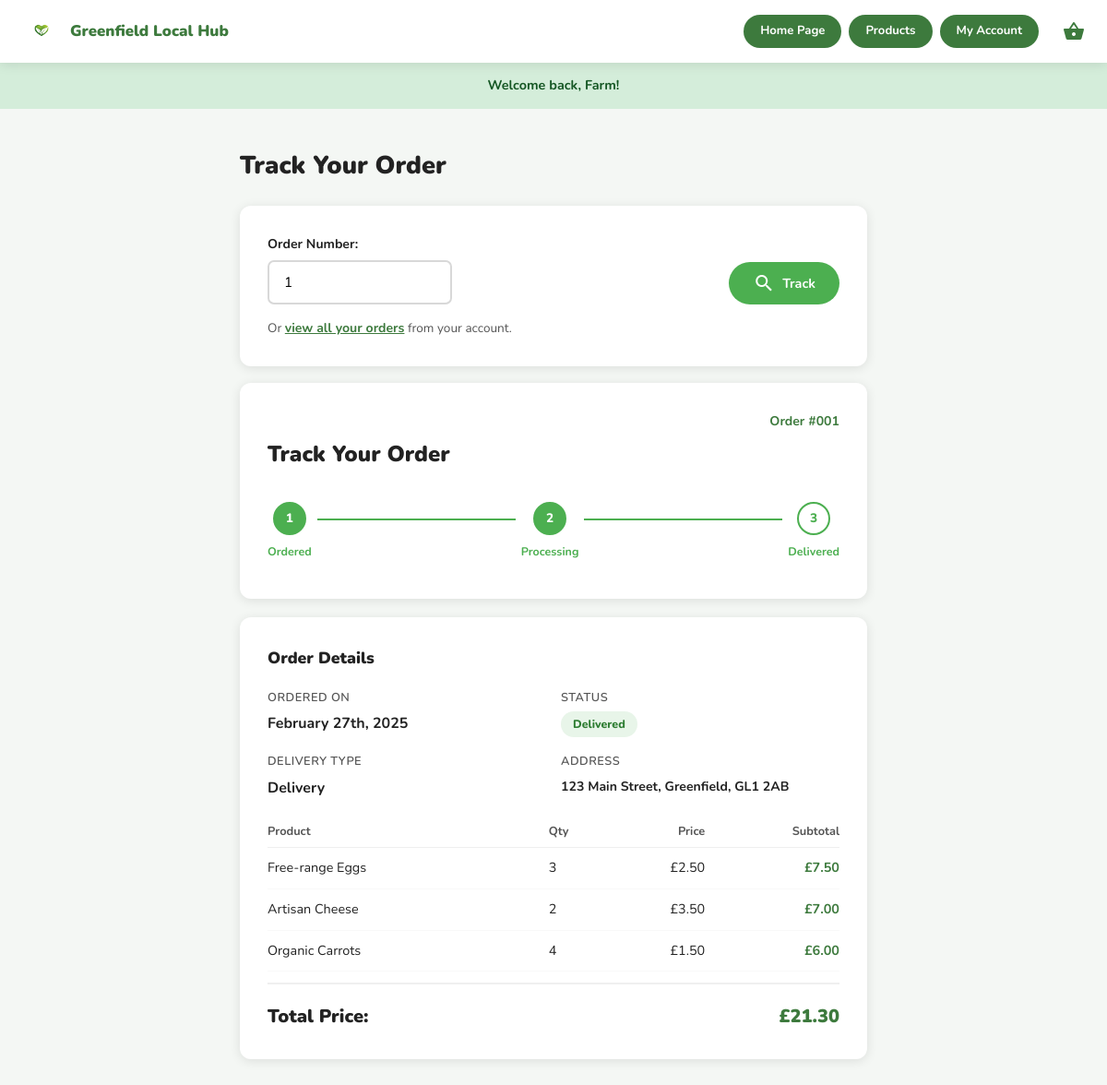
The page /track-order.php?order=1 (signed in) on the database its author committed.
### tables this page shows
CREATE TABLE orders (
    id               INT AUTO_INCREMENT PRIMARY KEY,
    customer_id      INT NOT NULL,
    status           ENUM('ordered','processing','delivered') DEFAULT 'ordered',
    delivery_type    ENUM('pickup','delivery') DEFAULT 'pickup',
    total_price      DECIMAL(10,2) NOT NULL,
    delivery_address TEXT,
    card_name        VARCHAR(255),
    created_at       TIMESTAMP DEFAULT CURRENT_TIMESTAMP,
    FOREIGN KEY (customer_id) REFERENCES users(id)
);

CREATE TABLE order_items (
    id         INT AUTO_INCREMENT PRIMARY KEY,
    order_id   INT NOT NULL,
    product_id INT NOT NULL,
    quantity   INT NOT NULL,
    price      DECIMAL(10,2) NOT NULL,
    FOREIGN KEY (order_id)   REFERENCES orders(id),
    FOREIGN KEY (product_id) REFERENCES products(id)
);

CREATE TABLE products (
    id             INT AUTO_INCREMENT PRIMARY KEY,
    name           VARCHAR(255) NOT NULL,
    description    TEXT,
    price          DECIMAL(10,2) NOT NULL,
    image          VARCHAR(255),
    category_id    INT,
    producer_id    INT,
    stock_quantity INT DEFAULT 100,
    featured       TINYINT(1) DEFAULT 0,
    created_at     TIMESTAMP DEFAULT CURRENT_TIMESTAMP,
    FOREIGN KEY (category_id) REFERENCES categories(id),
    FOREIGN KEY (producer_id) REFERENCES users(id)
);

### includes/db.php (called while the page is built, shortened)
<?php
function isLoggedIn(): bool {
    return !empty($_SESSION['user_id']);
}
function formatPrice(float $price): string {
    return '£' . number_format($price, 2);
}

### track-order.php (the view, shortened to what this page needs)
<?php
require_once 'includes/db.php';
$order_id = (int)($_GET['order'] ?? 0);
$order    = null;
$items    = [];
if ($order_id) {
    $stmt = $conn->prepare("SELECT o.*, u.first_name, u.last_name, u.email
                            FROM orders o
                            JOIN users u ON o.customer_id = u.id
                            WHERE o.id = ?");
    $stmt->bind_param('i', $order_id);
    $stmt->execute();
    $order = $stmt->get_result()->fetch_assoc();
    if ($order) {
        $i_stmt = $conn->prepare("SELECT oi.*, p.name, p.image FROM order_items oi
                                  JOIN products p ON oi.product_id = p.id
                                  WHERE oi.order_id = ?");
        $i_stmt->bind_param('i', $order_id);
        $i_stmt->execute();
        $items = $i_stmt->get_result()->fetch_all(MYSQLI_ASSOC);
    } else {
        $error = 'Order not found. Please check your order number.';
        $order_id = 0;
    }
}
$step_map = ['ordered' => 0, 'processing' => 1, 'delivered' => 2];
$current_step = $order ? ($step_map[$order['status']] ?? 0) : 0;
require_once 'includes/header.php';
?>
<main>
<div class="container">
<div class="track-wrapper">
    <h1 style="font-size:1.7rem;font-weight:900;margin-bottom:20px;">Track Your Order</h1>
    <div class="track-card" style="margin-bottom:18px;">
        <form method="POST" action="track-order.php" style="display:flex;gap:12px;align-items:flex-end;">
            <div style="flex:1;">
                <label class="form-label" for="order_id">Order Number:</label>
                <input class="form-input" type="number" id="order_id" name="order_id"
                       placeholder="e.g. 1" min="1"
                       value="<?= $order_id ?: '' ?>" style="max-width:200px;">
            </div>
            <button type="submit" class="btn btn-primary">
                <span class="material-icons">search</span> Track
            </button>
        </form>
        <?php if (isLoggedIn()): ?>
        <div style="margin-top:14px;font-size:.85rem;color:var(--text-mid);">
            Or <a href="account.php" class="form-link">view all your orders</a> from your account.
        </div>
        <?php endif; ?>
    </div>
    <?php if ($order): ?>
    <div class="track-card">
        <div class="track-order-ref">Order #<?= str_pad($order['id'], 3, '0', STR_PAD_LEFT) ?></div>
        <h2 class="track-heading">Track Your Order</h2>
        <div class="progress-wrap">
            <?php
            $steps = ['Ordered', 'Processing', 'Delivered'];
            foreach ($steps as $i => $label):
                $cls = $i < $current_step ? 'done' : ($i === $current_step ? 'active' : '');
            ?>
            <div class="step">
                <div class="step-circle <?= $cls ?>"><?= $i + 1 ?></div>
                <span class="step-name <?= $cls ?>"><?= $label ?></span>
            </div>
            <?php if ($i < count($steps) - 1): ?>
            <div class="step-line <?= $i < $current_step ? 'done' : '' ?>"></div>
            <?php endif; ?>
            <?php endforeach; ?>
        </div>
    </div>
    <div class="track-card">
        <h3 style="font-weight:900;font-size:1.1rem;margin-bottom:18px;">Order Details</h3>
        <div style="display:grid;grid-template-columns:1fr 1fr;gap:16px;margin-bottom:18px;">
            <div>
                <div class="order-detail-label">Ordered on</div>
                <div class="order-detail-value">
                    <?= date('F jS, Y', strtotime($order['created_at'])) ?>
                </div>
            </div>
            <div>
                <div class="order-detail-label">Status</div>
                <div><span class="status-badge status-<?= $order['status'] ?>"><?= ucfirst($order['status']) ?></span></div>
            </div>
            <div>
                <div class="order-detail-label">Delivery Type</div>
                <div class="order-detail-value" style="text-transform:capitalize;">
                    <?= htmlspecialchars($order['delivery_type']) ?>
                </div>
            </div>
            <?php if ($order['delivery_address']): ?>
            <div>
                <div class="order-detail-label">Address</div>
                <div class="order-detail-value" style="font-size:.88rem;"><?= htmlspecialchars($order['delivery_address']) ?></div>
            </div>
            <?php endif; ?>
        </div>
        <table class="order-items-table">
            <thead>
                <tr>
                    <th>Product</th>
                    <th>Qty</th>
                    <th style="text-align:right;">Price</th>
                    <th style="text-align:right;">Subtotal</th>
                </tr>
            </thead>
            <tbody>
                <?php foreach ($items as $item): ?>
                <tr>
                    <td><?= htmlspecialchars($item['name']) ?></td>
                    <td><?= $item['quantity'] ?></td>
                    <td style="text-align:right;"><?= formatPrice($item['price']) ?></td>
                    <td><?= formatPrice($item['price'] * $item['quantity']) ?></td>
                </tr>
                <?php endforeach; ?>
            </tbody>
        </table>
        <div class="basket-total-row" style="margin-top:12px;">
            <span>Total Price:</span>
            <span class="basket-total-price"><?= formatPrice($order['total_price']) ?></span>
        </div>
    </div>
    <?php endif; ?>
</div>
</div>
</main>
<?php require_once 'includes/footer.php'; ?>

### css/style.css (style rules this page uses)
:root { --green: #3d7a3d; --green-dark: #2d5a2d; --green-deeper: #1e3d1e; --green-light: #e8f5e0; --red: #e53e3e; --white: #fff; --bg: #f4f7f4; --gray: #d8d8d8; --text: #222; --text-mid: #555; --text-light: #888; --shadow: 0 2px 12px rgba(0,0,0,.10); --r: 12px; --r-sm: 7px; --r-pill: 100px; }
*, *::before, *::after { box-sizing: border-box; margin: 0; padding: 0; }
body { font-family: 'Nunito', system-ui, sans-serif; background: var(--bg); color: var(--text); line-height: 1.65; min-height: 100vh; display: flex; flex-direction: column; }
main { flex: 1; }
a { text-decoration: none; color: inherit; }
button, input, select, textarea { font-family: inherit; }
.container { max-width: 1200px; margin: 0 auto; padding: 0 24px; }
.btn { display: inline-flex; align-items: center; justify-content: center; gap: 8px; padding: 11px 26px; border-radius: var(--r-pill); font-weight: 700; font-size: .9rem; cursor: pointer; border: none; text-decoration: none; white-space: nowrap; }
.btn-primary { background: #4caf50; color: #fff; }
.basket-total-row { display: flex; justify-content: space-between; align-items: center; padding: 18px 0 0; border-top: 2px solid #efefef; margin-top: 12px; font-size: 1.25rem; font-weight: 900; }
.basket-total-price { color: var(--green); }
.track-wrapper { max-width: 720px; margin: 40px auto; padding: 0 20px 40px; }
.track-card { background: var(--white); border-radius: var(--r); box-shadow: var(--shadow); padding: 30px; margin-bottom: 20px; }
.track-order-ref { text-align: right; font-weight: 700; color: var(--green); font-size: .88rem; margin-bottom: 4px; }
.track-heading { font-size: 1.5rem; font-weight: 900; margin-bottom: 32px; }
.progress-wrap { display: flex; align-items: center; margin: 0 0 10px; }
.step { display: flex; flex-direction: column; align-items: center; gap: 8px; }
.step-circle { width: 36px; height: 36px; border-radius: 50%; border: 2px solid var(--gray); background: var(--white); display: flex; align-items: center; justify-content: center; font-size: .85rem; font-weight: 800; color: #999; }
.step-circle.done { background: #4caf50; border-color: #4caf50; color: #fff; }
.step-circle.active { border-color: #4caf50; color: #4caf50; }
.step-name { font-size: .78rem; font-weight: 700; color: var(--text-mid); text-align: center; }
.step-name.done, .step-name.active { color: #4caf50; }
.step-line { flex: 1; height: 2px; background: var(--gray); margin: 0 6px; margin-bottom: 26px; }
.step-line.done { background: #4caf50; }
.order-detail-label { font-size: .8rem; color: var(--text-mid); margin-bottom: 4px; font-weight: 600; text-transform: uppercase; letter-spacing: .5px; }
.order-detail-value { font-weight: 700; font-size: 1rem; }
.order-items-table { width: 100%; border-collapse: collapse; margin-top: 14px; }
.order-items-table th { text-align: left; font-size: .8rem; color: var(--text-mid); padding: 6px 0; border-bottom: 1px solid #efefef; }
.order-items-table td { padding: 10px 0; border-bottom: 1px solid #f9f9f9; font-size: .9rem; }
.order-items-table td:last-child { text-align: right; font-weight: 700; color: var(--green); }
.form-label { display: block; font-weight: 700; font-size: .88rem; margin-bottom: 6px; }
.form-input { width: 100%; padding: 12px 16px; border: 2px solid var(--gray); border-radius: var(--r-sm); font-size: .95rem; background: var(--white); }
.form-link { color: var(--green); font-weight: 700; text-decoration: underline; font-size: .88rem; }
.status-badge { display: inline-block; padding: 4px 13px; border-radius: var(--r-pill); font-size: .78rem; font-weight: 800; text-transform: capitalize; }
.status-delivered { background: #e8f5e9; color: #2e7d32; }

### rows shown on the page
orders: id "001", created_at "February 27th, 2025", status "Delivered", delivery_type "Delivery", delivery_address "123 Main Street, Greenfield, GL1 2AB", total_price "£21.30"
order_items: product.name "Free-range Eggs", quantity "3", price "£2.50", formatPrice($item['price'] * $item['quantity']) "£7.50"
order_items: product.name "Artisan Cheese", quantity "2", price "£3.50", formatPrice($item['price'] * $item['quantity']) "£7.00"
order_items: product.name "Organic Carrots", quantity "4", price "£1.50", formatPrice($item['price'] * $item['quantity']) "£6.00"

### other values the page prints
$_SESSION['flash_message'] "Welcome back, Farm!"
$label "Ordered"
$label "Processing"
$label "Delivered"
